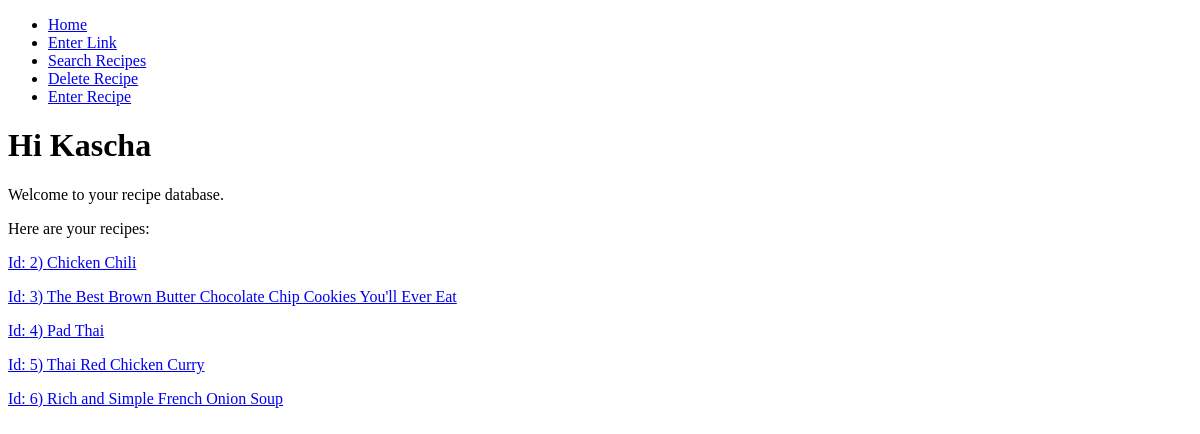
Before: / with the older database file.
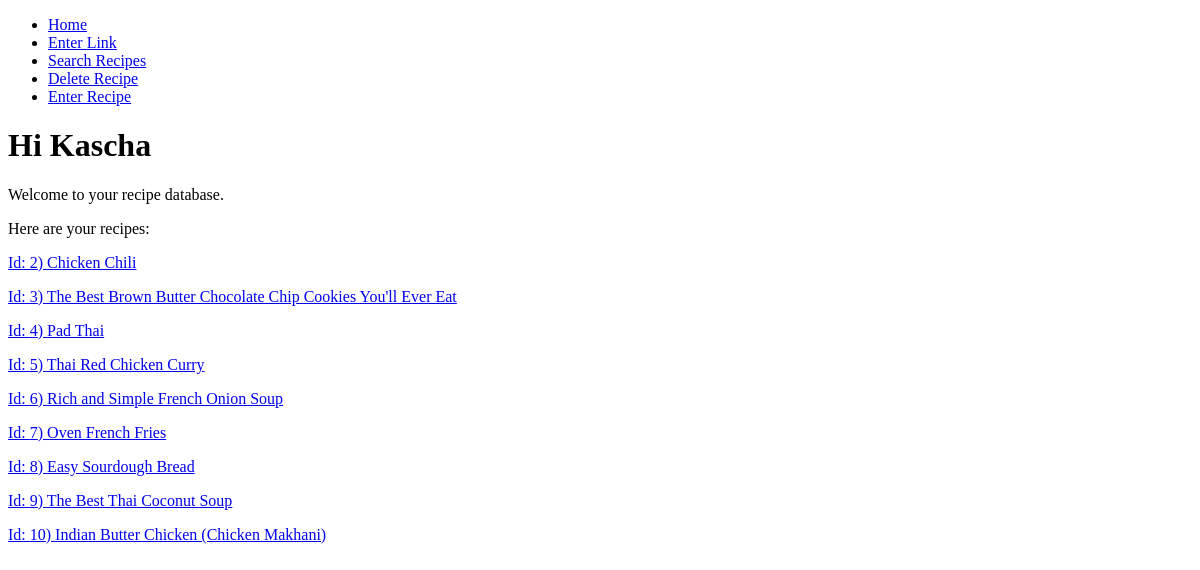
After: the same page with the newer database file.
### recipeapp/models.py (models this page shows, shortened)
class Recipe(db.Model):
    __tablename__ = 'recipes'
    id = db.Column(db.Integer, primary_key=True)
    title = db.Column(db.String(), nullable = False)
    source = db.Column(db.String())
    preptime = db.Column(db.Interval())
    cooktime = db.Column(db.Interval())
    totaltime = db.Column(db.Interval())
    serves = db.Column(db.String(30))
    directions = db.relationship('Directions', backref = 'recipe', cascade="all, delete-orphan")
    ingredients = db.relationship('Ingredient', backref = 'recipe', cascade="all, delete-orphan")

### recipeapp/routes.py (the view)
@app.route('/')
def home():
    recipes = Recipe.query.all()
    return render_template('home.html', recipes=recipes)

### recipeapp/templates/home.html (shortened to what this page needs)
{% extends 'layout.html' %}
{% block content %}
    <h1>Hi Kascha</h1>
    <p>Welcome to your recipe database.</p>
    <p>Here are your recipes:</p>
    {% for recipe in recipes %}
    <a href= "{{ url_for('showrecipe', id=recipe.id) }}">Id: {{recipe.id}}) {{ recipe.title }}</a>
    {% endfor %}
{% endblock content %}

Changed rows visible on the page:
added Recipe: id "7", title "Oven French Fries"
added Recipe: id "8", title "Easy Sourdough Bread"
added Recipe: id "9", title "The Best Thai Coconut Soup"
added Recipe: id "10", title "Indian Butter Chicken (Chicken Makhani)"
